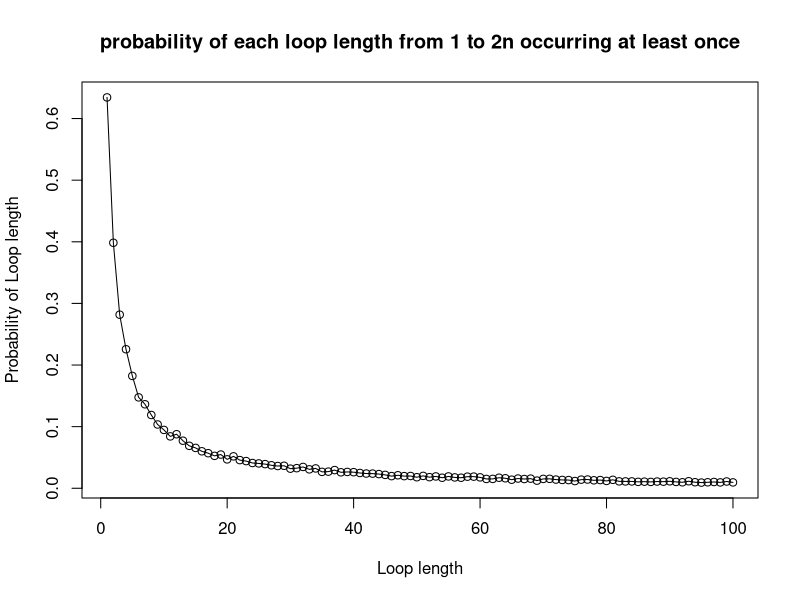
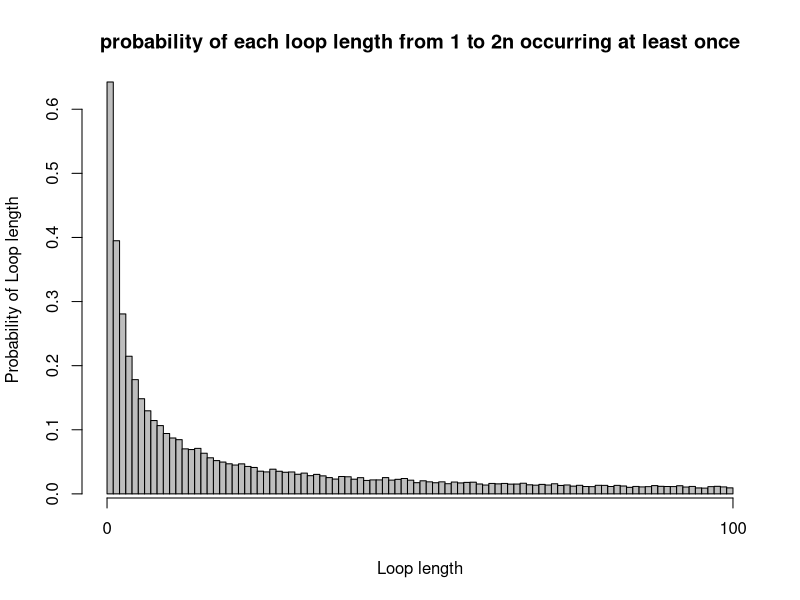

Write R code to recreate these figures, in order.
# Karman Singh s1936373
# Viren Sirwani Mulani s1949143
# Alannah Hounat s2434943
# Git repo Link:
# Team member contributions to project:

# Overview of Code: Given the 2n prisoners problem. An R script to evaluate the 
# different probabilities of a prisoner being set free given that they must check n boxes from
# 2n boxes using one of three strategies.
# 3 strategies:
# 1. Prisoner opens first box with their number on the outside. If it doesn't contain their number
# the next box they open starts with the number revealed in the first box
# 2. the same as strategy 1 except the first box is a random box 
# 3. They open n boxes at random checking for their number within the box 
# We evaluate the probabilities of one prisoner being set free and all 2n prisoners being set free
# 

# INPUT: n <- decides numbers of prisoners, prisoner_number<- prisoner number, 
# first_box <- first box picked by prisoner, depending on strategy , 
# numbered_boxes <- numbered boxes taken from random sample
# OUTPUT: 1 or 0 for success or not success respectively
# Purpose: returns 1 or 0 as stated above to tell us if the prisoners have
# been successful in finding their number. Also, so code isn't repeated in later functions
success_check <- function(n, prisoner_number, first_box, numbered_boxes) {
  # number of boxes opened by prisoner
  number_of_attempts <- 0
  # value 1 indicates prisoner number found, 0 otherwise
  success <- 0
  # first box opened corresponds to value of k, depending on strategy used, could be 
  # random or prisoners number
  guess <- numbered_boxes[first_box]
  # while loop checks if number of boxes opened is less than or equal to n
  while (number_of_attempts < n) {
    if (guess == prisoner_number) {
      # if prisoner number found, no need to continue looking
      success <- 1
      break
    }
    else {
      # move on to the next box as previous box did not contain prisoner number
      guess <- numbered_boxes[guess]
      # number of attempts goes up by one as prisoner moves on to next box
      number_of_attempts <- number_of_attempts + 1
    }
  }
  
  # 1 or 0, depending on if all prisoner numbers have been found
  return (success)
}

# INPUT: n <- decides numbers of prisoners, quantity <- number of items to choose
# OUTPUT: vector of integers of length 'quantity'
# PURPOSE: produce a vector of box numbers of a particular size depending on 
# the strategy. Strategy 2 would require us to return just one box number while 
# strategy 3 requires us to return n random box numbers
produce_random_numbered_boxes <- function(n, quantity) {
  return (sample(1:n, quantity))
}

# INPUT: n <- decides numbers of prisoners, k <- prisoner number, strategy <- 1, 2 or 3,
# numbered_boxes<- numbered boxes
# OUTPUT: 1(success) or 0(fail)
# PURPOSE: This function simulates the first strategy where a prisoner
# picks a box with their number on it, the second strategy where a prisoner
# picks a random box to begin with, and the third strategy where a prisoner
# picks n boxes at random, checking each card for their number
check_success_given_strategy <- function(n, k, strategy, numbered_boxes){
  success_strategy3 <- 0
  # if and else if to select the correct strategy
  if (strategy == 1)
    # first box picked has prisoners number on it
    first_box <- k
  else if (strategy == 2)
    # pick a box with a random number on it by calling the helper function 
    # 'produce_random_numbered_boxes'
    first_box <- produce_random_numbered_boxes(2 * n, 1)
  else if (strategy == 3) {
    # here we need n random boxes, the aforementioned helper function is used again
    random_box <- produce_random_numbered_boxes(2 * n, n)
    for (box in random_box) {
      # if one of the random boxes contains the prisoners number
      if (box == k){
        # count successes
        success_strategy3 <- 1
        break
      }
    }
    return (success_strategy3)
  }
  # check the success, used for strategy 1 and 2
  check <- success_check(n, k, first_box, numbered_boxes)
  return(check)
}

# INPUT: n <- decides numbers of prisoners, k <- prisoner number, strategy <- either 1,2,3,
# nreps <- number of times experiment is done
# OUTPUT: Probability estimate of prisoner k finding their number using given strategy
# PURPOSE: To find the probability of one prisoner finding their number
Pone <- function(n, k, strategy, nreps = 10000) {
  number_of_success <- 0
  for (reps in 1:nreps) {
    # index of numbered_boxes corresponds to the box number, and the value stored
    # at that index corresponds to the numbered card randomly placed in the box
    numbered_boxes <- produce_random_numbered_boxes(2 * n, 2 * n)
    number_of_success <- number_of_success + 
      check_success_given_strategy(n, k, strategy, numbered_boxes)
  }
  # we divide number_of_success by nreps to get a probability of a single prisoner
  # finding their number
  prob_one_estimate <- number_of_success / nreps
  return (prob_one_estimate)
}

# INPUT: n <- decides numbers of prisoners, strategy <- either 1,2,3
# nreps <- number of times experiment is done
# OUTPUT: Probability estimate of all prisoners finding their number using given strategy
# PURPOSE: To find the probability of all prisoners being released
Pall <- function(n, strategy, nreps = 10000) {
  number_of_success <- 0
  for (reps in 1:nreps) {
    # Outside inner loop since the room is returned to original state once 
    # prisoner leaves
    numbered_boxes <- produce_random_numbered_boxes(2 * n, 2 * n)
    for (prisoner_number in 1:(2 * n)) {
      # calls on helper function to check if the chosen strategy has been 
      # successful or not. A 1 would be success, 0 otherwise
      check <- check_success_given_strategy(n, prisoner_number, strategy, numbered_boxes)
      # if check == 0 then one of the prisoners was unable to find their number
      # this means none of the prisoners go free, so, we stop the loop entirely
      if (check == 0)
        break
    }
    # add 1 to number_of_success if prisoner finds number
    number_of_success <- number_of_success + check
  }
  
  # divide by total number of repetitions to get probability of everybody succeeding 
  prob_all_estimate <- number_of_success / nreps
  return (prob_all_estimate)
}

# example code of the 'Pone' and 'Pall' are provided below:

cat("Probability estimate of a single prisoner succeeding in finding their number:")
cat("\nn=5\nStrategy 1:", Pone(5, 7, 1))
cat("\nStrategy 2:", Pone(5, 7, 2))
cat("\nStrategy 3:", Pone(5, 7, 3))

cat("\nn=50\nStrategy 1:", Pone(50, 7, 1))
cat("\nStrategy 2:", Pone(50, 7, 2))
cat("\nStrategy 3:", Pone(50, 7, 3))

cat("\nProbability estimate of all prisoners succeeding in finding their numbers:")
cat("\nn=5\nStrategy 1:", Pall(5, 1))
cat("\nStrategy 2:", Pall(5, 2))
cat("\nStrategy 3:", Pall(5, 3))

cat("\nn=50\nStrategy 1:", Pall(50, 1))
cat("\nStrategy 2:", Pall(50, 2))
cat("\nStrategy 3:", Pall(50, 3))

# For Pone evidently the less people there are (the smaller that n is) the better 
# chance of success, which is expected.

# Pall is where we observe a surprising result. 
# Strategy 2 and 3 yield zero/near zero probabilities. Strategy 1 yields an
# approximate probability of 30% and 36% for n=50 and n=5 respectively.
# This seems to be the most optimal strategy.
# Strategy 2 and 3 have an element of randomness to them, as a result there 
# is no guarantee to even eventually find the correct prisoner number.
# In strategy 1 every box leads to another and eventually loops back to the
# prisoner number we began with, this is guaranteed. What is not guaranteed
# is the cycle which contains the prisoner number may have a length greater 
# than n.

# INPUT: n <- decides numbers of prisoners, nreps <- number of times experiment is done
# OUTPUT: probability of each loop length from 1 to 2n occurring at least once 
# PURPOSE: here we estimate by simulation the probability of each loop length
# occurring at least once in a random shuffling of the prisoner numbers 
dloop <- function(n, nreps = 10000) {
  # count of all the cycles with loop length 1 to 2n that occurred 0 times 
  # in the simulation
  count_loop_length_0_times = rep(0, 2*n)
  #loop over all experiments(number of repetitions)
  for (reps in 1:nreps) {
    # index of numbered_boxes corresponds to the box number, and the value stored
    # at that index corresponds to the numbered card randomly placed in the box
    numbered_boxes <- produce_random_numbered_boxes(2 * n, 2 * n)
    # count of how many times a cycle has 1 to 2n loop length
    count_of_loop_length = rep(0, 2*n)
    # numbers that are already present in a cycle, hence don't need to be 
    # iterated over again
    numbers_iterated_over = c()
    # looping over all prisoner numbers
    for (prisoner_number in 1:(2 * n)) {
      # vector to hold various cycles, length of this vector would give the 
      # length of the cycle that contains the prisoner number
      individual_cycles = c()
      # if prisoner number is not present in any previous cycles, we follow
      # the path of boxes to find the cycle that contains the prisoner number.
      # if the prisoner number is present, then just skip to the next 
      # prisoner number
      if (!(prisoner_number %in% numbers_iterated_over)) {
        individual_cycles = append(individual_cycles, prisoner_number)
        next_box_in_cycle = numbered_boxes[prisoner_number]
        # checks if the card removed from the box contains the prisoner number
        while (next_box_in_cycle != prisoner_number) {
          individual_cycles = append(individual_cycles, next_box_in_cycle)
          next_box_in_cycle = numbered_boxes[next_box_in_cycle]
        }
        count_of_loop_length[length(individual_cycles)] = 
          count_of_loop_length[length(individual_cycles)] + 1
        # appending the numbers in the cycle to the vector that contains all the
        # cycles
        numbers_iterated_over = append(numbers_iterated_over, individual_cycles)
      }
    }
    # finds all loop lengths that occurred 0 times in the experiment and adds 1
    # to the count for each of those loop lengths
    index_loop_length_0_times = grep(0, count_of_loop_length)
    count_loop_length_0_times[index_loop_length_0_times] = 
      count_loop_length_0_times[index_loop_length_0_times] + 1
  }
  # in the following two lines we take the count of the cycles that happened 
  # zero times and divide by number of repetitions to get a probability
  # of cycles happening zero times. We then subtract these values from 1 to get
  # probability of the cycles happening at least 1 time
  prob_loop_length_0_times <- count_loop_length_0_times/nreps
  prob_loop_length_at_least_once <- 1 - prob_loop_length_0_times
  return (prob_loop_length_at_least_once)
}

# example code for 'dloop' provided below:

cat("Probability of loop length from 1 to 2n occurring at least once in a random shuffling of cards to boxes: ")
cat("\nFor n=50: ", dloop(50))

# Here n=50. For the prisoners to be successful, the longest loop must not be greater than
# 50. The probability of not having a loop longer than 50 is equal to the probability
# of a random permutation of the prisoner numbers 1 to 100 having a loop whose length is
# greater than 50. We first need to know the number of permutations of prisoner
# numbers 1 to 100 with a loop of length x>50. That is 100!/x. The probability of 
# of a random permutation containing no loops of length greater than 50 is 
# calculated below:

# number of permutations with cycle length x>50
single_events <- factorial(100)*(1/(51:100))
# simple sum of all the values in vector
sum_single_events <- sum(single_events)
prob_no_greater_50 <- 1 - (1/factorial(100))*sum_single_events
cat("The probability of no loop being longer than 50 is:", prob_no_greater_50)


# We use a line graph to visualize the probabilities for each loop length. A line
# graph is used her since we can identify trends in the data. Usually line graphs are
# used to track changes over a short or long period of time. But it can be used in
# this scenario.
n1 <- 50
loop_vector1 <- dloop(n=n1,nreps=10000)
line_graph <- plot(x= 1:(2*n1),
                   y=loop_vector1, 
                   type="o",
                   xlab="Loop length",
                   ylab="Probability of Loop length",
                   main= "probability of each loop length from 1 to 2n occurring at least once")

# A bar chart could be used to compare the different loop lengths. 
# The code is not too different here. Bar-chart may seem a bit cramped
n2 <- 50
loop_vector2 <- dloop(n=n2,nreps=10000)
bar_chart <- barplot(height=loop_vector2, 
                     xlab="Loop length",
                     ylab="Probability of Loop length",
                     main= "probability of each loop length from 1 to 2n occurring at least once",
                     space=0)
# Adds an axis to the current plot
axis(side=1,at=c(0,(2*n2)), tick=TRUE)
